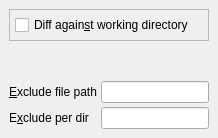
     <widget class="QWidget" name="WorkingDir">
      <attribute name="title">
       <string>&amp;Working directory</string>
      </attribute>
      <layout class="QHBoxLayout">
       <property name="spacing">
        <number>6</number>
       </property>
       <property name="leftMargin">
        <number>9</number>
       </property>
       <property name="topMargin">
        <number>9</number>
       </property>
       <property name="rightMargin">
        <number>9</number>
       </property>
       <property name="bottomMargin">
        <number>9</number>
       </property>
       <item>
        <layout class="QVBoxLayout">
         <property name="spacing">
          <number>0</number>
         </property>
         <property name="leftMargin">
          <number>0</number>
         </property>
         <property name="topMargin">
          <number>0</number>
         </property>
         <property name="rightMargin">
          <number>0</number>
         </property>
         <property name="bottomMargin">
          <number>0</number>
         </property>
         <item>
          <widget class="QFrame" name="frame_3">
           <property name="frameShape">
            <enum>QFrame::StyledPanel</enum>
           </property>
           <property name="frameShadow">
            <enum>QFrame::Raised</enum>
           </property>
           <layout class="QHBoxLayout">
            <property name="spacing">
             <number>4</number>
            </property>
            <property name="leftMargin">
             <number>5</number>
            </property>
            <property name="topMargin">
             <number>5</number>
            </property>
            <property name="rightMargin">
             <number>5</number>
            </property>
            <property name="bottomMargin">
             <number>5</number>
            </property>
            <item>
             <widget class="QCheckBox" name="checkBoxDiffCache">
              <property name="toolTip">
               <string>Check to see git status. You need this to commit changes</string>
              </property>
              <property name="text">
               <string>Diff again&amp;st working directory</string>
              </property>
              <property name="shortcut">
               <string>Alt+S</string>
              </property>
             </widget>
            </item>
           </layout>
          </widget>
         </item>
         <item>
          <spacer>
           <property name="orientation">
            <enum>Qt::Vertical</enum>
           </property>
           <property name="sizeHint" stdset="0">
            <size>
             <width>20</width>
             <height>40</height>
            </size>
           </property>
          </spacer>
         </item>
         <item>
          <layout class="QGridLayout">
           <property name="leftMargin">
            <number>0</number>
           </property>
           <property name="topMargin">
            <number>0</number>
           </property>
           <property name="rightMargin">
            <number>0</number>
           </property>
           <property name="bottomMargin">
            <number>0</number>
           </property>
           <property name="spacing">
            <number>4</number>
           </property>
           <item row="1" column="1">
            <widget class="QLineEdit" name="lineEditExcludePerDir">
             <property name="toolTip">
              <string>Exclude patterns file that apply only to the
	directory and its subdirectories</string>
             </property>
            </widget>
           </item>
           <item row="0" column="1">
            <widget class="QLineEdit" name="lineEditExcludeFile">
             <property name="toolTip">
              <string>Exclude patterns are read from this file one per line</string>
             </property>
            </widget>
           </item>
           <item row="1" column="0">
            <widget class="QLabel" name="textLabelExcludePerDir">
             <property name="text">
              <string>E&amp;xclude per dir</string>
             </property>
             <property name="wordWrap">
              <bool>false</bool>
             </property>
             <property name="buddy">
              <cstring>lineEditExcludePerDir</cstring>
             </property>
            </widget>
           </item>
           <item row="0" column="0">
            <widget class="QLabel" name="textLabelExcludeFile">
             <property name="text">
              <string>&amp;Exclude file path</string>
             </property>
             <property name="wordWrap">
              <bool>false</bool>
             </property>
             <property name="buddy">
              <cstring>lineEditExcludeFile</cstring>
             </property>
            </widget>
           </item>
          </layout>
         </item>
        </layout>
       </item>
      </layout>
     </widget>
